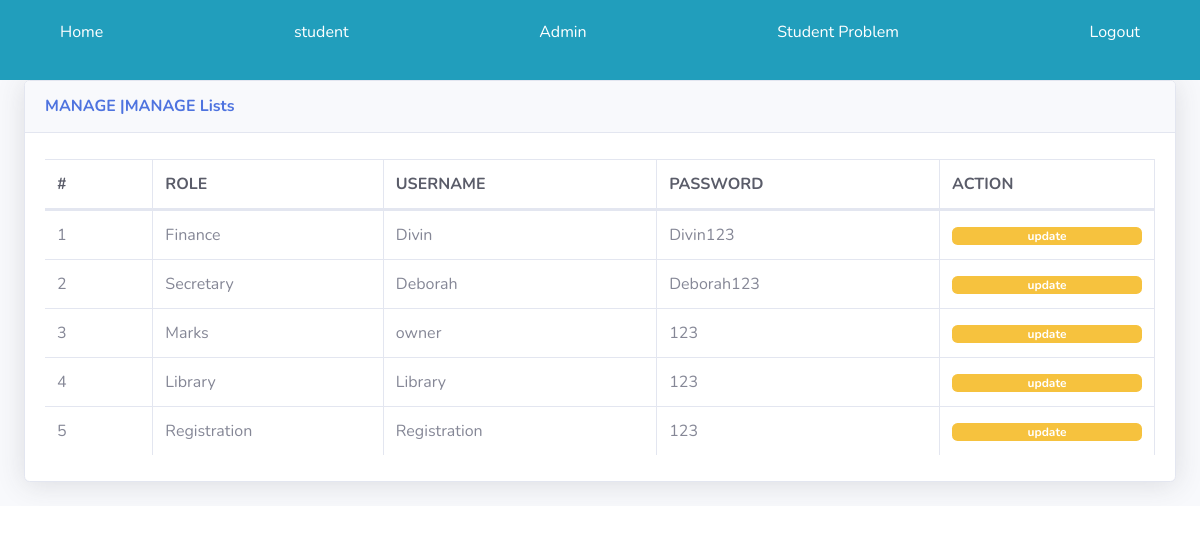
The app's page /admin/registration/manage_administrater.php with its own data.
### tables this page shows
CREATE TABLE `users` (
  `id` int(11) NOT NULL,
  `role` varchar(50) NOT NULL,
  `username` varchar(30) NOT NULL,
  `password` varchar(20) NOT NULL
);

### admin/registration/manage_administrater.php (the view, shortened to what this page needs)
<!DOCTYPE html>
<html lang="en">
<head>
    <link href="../datatable/vendor/fontawesome-free/css/all.min.css" rel="stylesheet" type="text/css">
    <link rel="stylesheet" href="../datatable/style.css">
    <link href="../datatable/css/sb-admin-2.min.css" rel="stylesheet">
    <link href="../datatable/vendor/datatables/dataTables.bootstrap4.min.css" rel="stylesheet">
</head>
<body id="page-top">
    <header>
        <?php
             include('navbar.php');
        ?>
    </header>
    <div id="wrapper">
        <div id="content-wrapper" class="d-flex flex-column">
            <div id="content">
               <div class="container-fluid">
                    <div class="card shadow mb-4">
                        <div class="card-header py-3">
                            <h6 class="m-0 font-weight-bold text-primary">MANAGE |MANAGE Lists</h6>
                        </div>
                        <div class="card-body">
                            <div class="table-responsive">
                                <table class="table table-bordered" id="dataTable" width="100%" cellspacing="0">
                                    <thead class=" text-dark">
                                        <tr>
                                            <th>#</th>
                                            <th>ROLE</th>
                                            <th>USERNAME</th>
                                            <th>PASSWORD</th>
                                            <th colspan='2'>ACTION</th>
                                        </tr>
                                    </thead>
                                    <tbody>
                                        <?php
                                        include('../connect.php');
                                        $query = "Select * FROM users";
                                        $result = mysqli_query($conn, $query);
                                        $i = 0;
                                        while($row= mysqli_fetch_array($result)){
                                           $i= $i+1;
                                            ?>
                                            <tr>
                                            <td><?php echo $i?></td>
                                            <td><?php echo $row['role'] ?></td>
                                            <td><?php echo $row['username'] ?></td>
                                            <td><?php echo $row['password'] ?></td>
                                            <td>
                                                <a href="registrationUpdateAdministraterTable.php?id=<?php echo $row['role']  ?>" class="badge badge-warning w-100">update</a>
                                            </td>
                                        </tr>
                                        <?php
                                        }
                                        ?>
                                    </tbody>
                                </table>
                            </div>
                        </div>
                    </div>
                </div>
            </div>
        </div>
    </div>
</body>
</html>

### admin/datatable/style.css (style rules this page uses)
* { margin: 0; padding: 0; list-style: none; box-sizing: border-box; }
header { width: 100%; background-color: #219ebc; padding: 10px 0; }

### records on screen
users: role "Finance", username "Divin", password "Divin123"
users: role "Secretary", username "Deborah", password "Deborah123"
users: role "Marks", username "owner", password "123"
users: role "Library", username "Library", password "123"
users: role "Registration", username "Registration", password "123"
